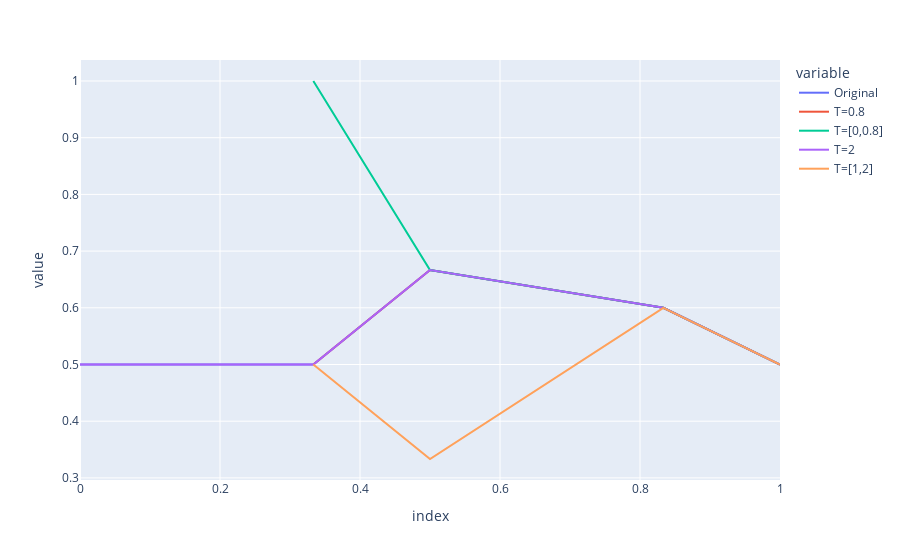

The notebook cell saved with this chart:
### Markdown cell above
## Risk-coverage curves

### Code cell
from metrics import aurc_logits, multi_aurc_plot

aurcs = []
caches = []
for i, f in enumerate(classifiers):
    res = aurc_logits(y_correct, f, plot=False, get_cache=True)
    aurc, cache = res['aurc'], res['cache']
    aurcs.append(aurc)
    caches.append(cache)
    
multi_aurc_plot(caches, labels)

### Figure 1 — Plotly figure (JSON) as saved in the notebook; plotly's stock layout.template omitted (floating-point values rounded to 4 significant figures)
{"data": [{"hovertemplate": "variable=Original<br>index=%{x}<br>value=%{y}<extra></extra>", "legendgroup": "Original", "line": {"color": "#636efa", "dash": "solid"}, "marker": {"symbol": "circle"}, "mode": "lines", "name": "Original", "orientation": "v", "showlegend": true, "type": "scatter", "x": [1, 0.8333, 0.5, 0.3333, 0], "xaxis": "x", "y": [0.5, 0.6, 0.6667, 0.5, 0.5], "yaxis": "y"}, {"hovertemplate": "variable=T=0.8<br>index=%{x}<br>value=%{y}<extra></extra>", "legendgroup": "T=0.8", "line": {"color": "#EF553B", "dash": "solid"}, "marker": {"symbol": "circle"}, "mode": "lines", "name": "T=0.8", "orientation": "v", "showlegend": true, "type": "scatter", "x": [1, 0.8333, 0.5, 0.3333, 0], "xaxis": "x", "y": [0.5, 0.6, 0.6667, 0.5, null], "yaxis": "y"}, {"hovertemplate": "variable=T=[0,0.8]<br>index=%{x}<br>value=%{y}<extra></extra>", "legendgroup": "T=[0,0.8]", "line": {"color": "#00cc96", "dash": "solid"}, "marker": {"symbol": "circle"}, "mode": "lines", "name": "T=[0,0.8]", "orientation": "v", "showlegend": true, "type": "scatter", "x": [1, 0.8333, 0.5, 0.3333, 0], "xaxis": "x", "y": [0.5, 0.6, 0.6667, 1, null], "yaxis": "y"}, {"hovertemplate": "variable=T=2<br>index=%{x}<br>value=%{y}<extra></extra>", "legendgroup": "T=2", "line": {"color": "#ab63fa", "dash": "solid"}, "marker": {"symbol": "circle"}, "mode": "lines", "name": "T=2", "orientation": "v", "showlegend": true, "type": "scatter", "x": [1, 0.8333, 0.5, 0.3333, 0], "xaxis": "x", "y": [0.5, 0.6, 0.6667, 0.5, 0.5], "yaxis": "y"}, {"hovertemplate": "variable=T=[1,2]<br>index=%{x}<br>value=%{y}<extra></extra>", "legendgroup": "T=[1,2]", "line": {"color": "#FFA15A", "dash": "solid"}, "marker": {"symbol": "circle"}, "mode": "lines", "name": "T=[1,2]", "orientation": "v", "showlegend": true, "type": "scatter", "x": [1, 0.8333, 0.5, 0.3333, 0], "xaxis": "x", "y": [0.5, 0.6, 0.3333, 0.5, null], "yaxis": "y"}], "layout": {"legend": {"title": {"text": "variable"}, "tracegroupgap": 0}, "margin": {"t": 60}, "xaxis": {"anchor": "y", "domain": [0, 1], "title": {"text": "index"}}, "yaxis": {"anchor": "x", "domain": [0, 1], "title": {"text": "value"}}}}
